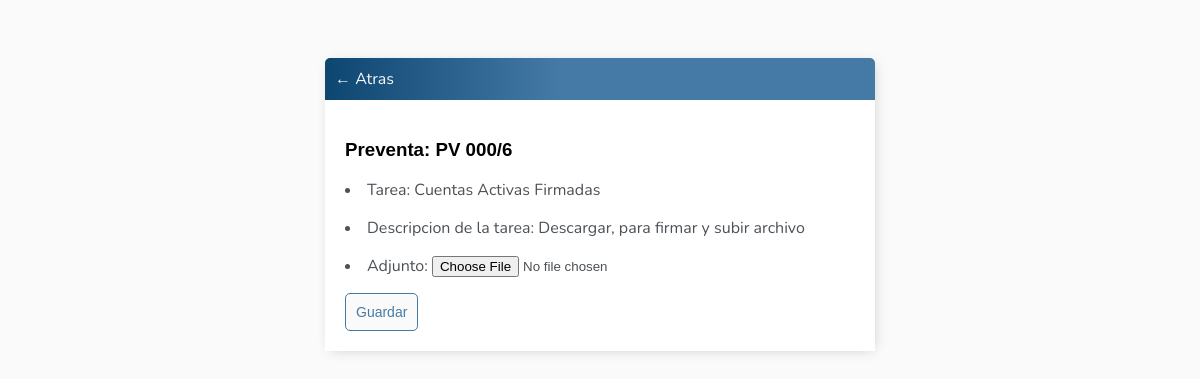
The page /tareas/actualizar-tarea/105/ (signed in) on the database its author committed.
### tareas/models.py (models this page shows, shortened)
class Preventa(models.Model):
    user = models.ForeignKey(User, on_delete=models.SET_NULL,null=True,blank=True)
    modelo = models.CharField(max_length=100, blank=True, null=True)
    fecha_preventa = models.DateField()
    preventa = models.CharField(max_length=8, help_text="Ejemplo 12345/1",unique=True)
    choises = [('Contado','Contado'),('Financiado','Financiado')]
    tipo_venta = models.CharField(max_length= 15, choices=choises) # agregar tareas a ==l tipo de venta, no lo hace CARVAJAL desde la API!
    choises = [('Persona Fisica','Persona Fisica'),('Persona Juridica','Persona Juridica')]
    tipo_cliente = models.CharField(max_length=30,choices=choises, blank=True, null=True)
    choises = [('Soltero/a','Soltero/a'),('Casado/a','Casado/a')]
    estado_civil = models.CharField(max_length=30,choices=choises,blank=True, null=True) #Agregar tareas al estado civil
    choises = [('No','No'),('Si','Si')]
    co_titular = models.CharField(max_length=2, choices=choises, blank=True,null=True)
    cedulas_azules = models.IntegerField(blank=True,null=True)
    socios = models.IntegerField(blank=True,null=True)
    choises = [('Transportista','Transportista'),('Individuo','Individuo'),('Titular','Titular')]
    retira_unidad = models.CharField(max_length= 15, choices=choises, blank=True,null=True)
    contado = models.BooleanField(null=True)
    vendedor = models.ForeignKey(Vendedor, on_delete=models.CASCADE, null=True,blank=True)
    completo=models.BooleanField(default=False)
    fecha_inicio = models.DateTimeField(auto_now=True,verbose_name='Fecha de creacion')
    def __str__(self) -> str:
        return self.preventa

class Tareas(models.Model):
    user = models.ForeignKey(User, on_delete=models.CASCADE,null=True,blank=True)
    titulo = models.CharField(max_length=200)
    descripcion = models.TextField(null=True,blank=True)
    descarga = models.FileField(null=True,blank=True)
    adjunto = models.FileField(blank=True,null=True,upload_to=save_path)
    completo = models.BooleanField(default=False)
    actualizado = models.DateField(auto_now=True) # fecha de actualizacion para
    creado = models.DateField(auto_now_add=True)
    pv = models.ForeignKey(Preventa, on_delete=models.CASCADE, null=True,blank=True)
    tipo_doc = models.ForeignKey(TipoDoc, null=True, blank=True, on_delete=models.SET_NULL)
    carga_crm = models.BooleanField(default=False)
    class Meta:
        ordering = ['completo']
        verbose_name = 'tarea'
        verbose_name_plural = 'tareas'

### tareas/views.py (the view)
# urls.py: path('actualizar-tarea/<int:pk>/',ActualizarTarea.as_view(),name='actualizar-tarea'),
class ActualizarTarea(LoginRequiredMixin, UpdateView):
    model = Tareas
    success_url = reverse_lazy('tareas')
    context_object_name = 'tarea'
    fields = '__all__'
    def get_context_data(self, **kwargs: Any) -> Dict[str, Any]:
        context =super().get_context_data(**kwargs)
        context['numero_preventa'] = context['tarea'].pv
        try:
            context['link'] = str(context['tarea'].descarga).split('/')[-1]
        except:
            context['link']= 'sin link'
        return context

### tareas/templates/tareas/tareas_form.html (shortened to what this page needs)
{% extends 'tareas/base.html' %}
{% block content %}
<div class="header-bar">
    <a href="{% url 'tareas' %}">&#8592; Atras</a>
</div>
<div class="card-body">
    <form method="POST" action="" enctype="multipart/form-data">
        <h3>Preventa: {{numero_preventa}}</h3>
        <li>Tarea: {{form.titulo.value}}</li>
        <li>Descripcion de la tarea: {{form.descripcion.value}} </li>
        <li>Adjunto: {{form.adjunto}}</li>
        <input class="button" type="submit" value="Guardar">
    </form>
</div>
{% endblock content %}

### tareas/templates/tareas/base.html (style rules this page uses)
body { background-color: #FAFAFA; font-family: 'Nunito', sans-serif; padding-top: 50px; }
h1, h2, h3, h4, h5, h6 { font-family: 'Raleway', sans-serif; }
a, p,li { color: #4b5156; }
.header-bar { display: flex; justify-content: space-between; color: #fff; padding: 10px; border-radius: 5px 5px 0 0; background: linear-gradient(90deg, #0d4671 0%, #457aa6 43%, #457aa6 100%); }
.header-bar a { color: #f7f7f7; text-decoration: none; }
.button { border: 1px solid #457aa6; background-color: #FAFAFA; color: #457aa6; padding: 10px; font-size: 14px; border-radius: 5px; cursor: pointer; text-decoration: none; }
.card-body { padding: 20px; }

### rows shown on the page
Preventa: preventa "PV 000/6"
Tareas: titulo.value "Cuentas Activas Firmadas", descripcion.value "Descargar, para firmar y subir archivo"
